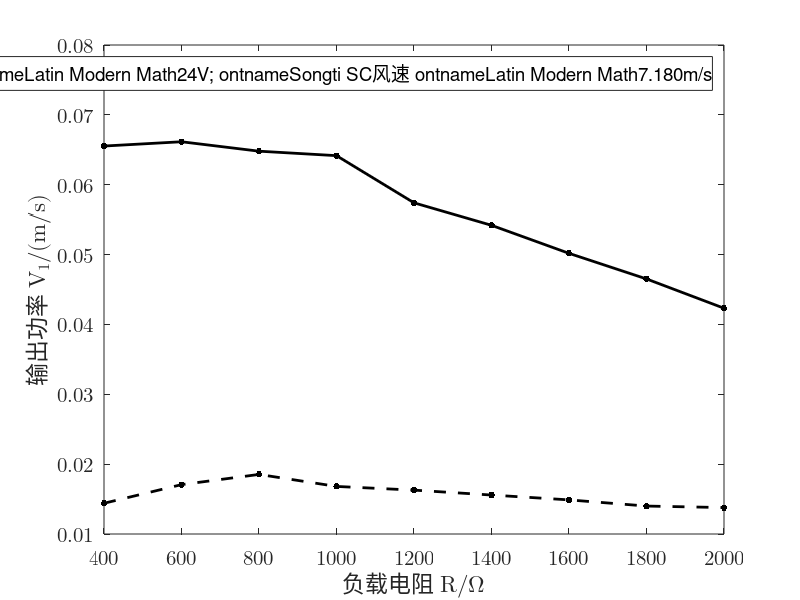

This chart was generated by the following MATLAB code:
% u =(10:2:26);
% i =[0.065 0.081 0.099 0.117 0.137 0.156 0.177 0.200 0.220];
% v1=[2.795 3.582 4.286 4.648 5.133 6.056 6.587 7.180 7.803];
% r=0.5*103.84*10^(-3);
% s=pi*r*r;
% rho=1.185;
% p0=u.*i
% p1=0.5.*rho.*s.*(v1.^3)
% ita=p1./p0
%
% subplot(1, 2, 1);
% uv=scatter(u, v1, 200, 'k', '.');
% hold on;
% xlim([10, 26])
% xticks(u)
% set(gca, 'FontName', 'Latin Modern Math', 'FontSize', 15);
% xlabel('\fontname{Songti SC}输入电压 \fontname{Latin Modern Math}U/V');
% ylabel('\fontname{Songti SC}风速 \fontname{Latin Modern Math}V_1/(m/s)');
% box on;
% M=[u' ones(9,1)];
% k=M\(v1');
% v1pre=(M*k)';
%
% plot(u, v1pre, '-k', 'LineWidth', 2);
%
% subplot(1, 2, 2);
% plot(v1, ita, '.-k', 'LineWidth', 2, 'MarkerSize', 15);
% set(gca, 'FontName', 'Latin Modern Math', 'FontSize', 15);
% xlabel('\fontname{Songti SC}风速 \fontname{Latin Modern Math}V_1/(m/s)');
% ylabel('\fontname{Songti SC}转换效率 \fontname{Latin Modern Math}\eta');
%

r=(400:200:2000);
u1=[2.40,3.20,3.85,4.10,4.42,4.67,4.88,5.02,5.25];
u2=[5.12,6.30,7.20,8.01,8.30,8.71,8.96,9.15,9.20];
p1=u1.^2./r
p2=u2.^2./r

plot(r, p1, '.--k', 'LineWidth', 2, 'MarkerSize', 15);
hold on;
plot(r, p2, '.-k', 'LineWidth', 2, 'MarkerSize', 15);
set(gca, 'FontName', 'Latin Modern Math', 'FontSize', 15);

xlim([400, 2000])
xticks(r)

legend(["\fontname{Songti SC}风机电压 \fontname{Latin Modern Math}16V; \fontname{Songti SC}风速 \fontname{Latin Modern Math}4.648m/s", "\fontname{Songti SC}风机电压 \fontname{Latin Modern Math}24V; \fontname{Songti SC}风速 \fontname{Latin Modern Math}7.180m/s"]);
xlabel('\fontname{Songti SC}负载电阻 \fontname{Latin Modern Math}R/\Omega');
ylabel('\fontname{Songti SC}输出功率 \fontname{Latin Modern Math}V_1/(m/s)');
